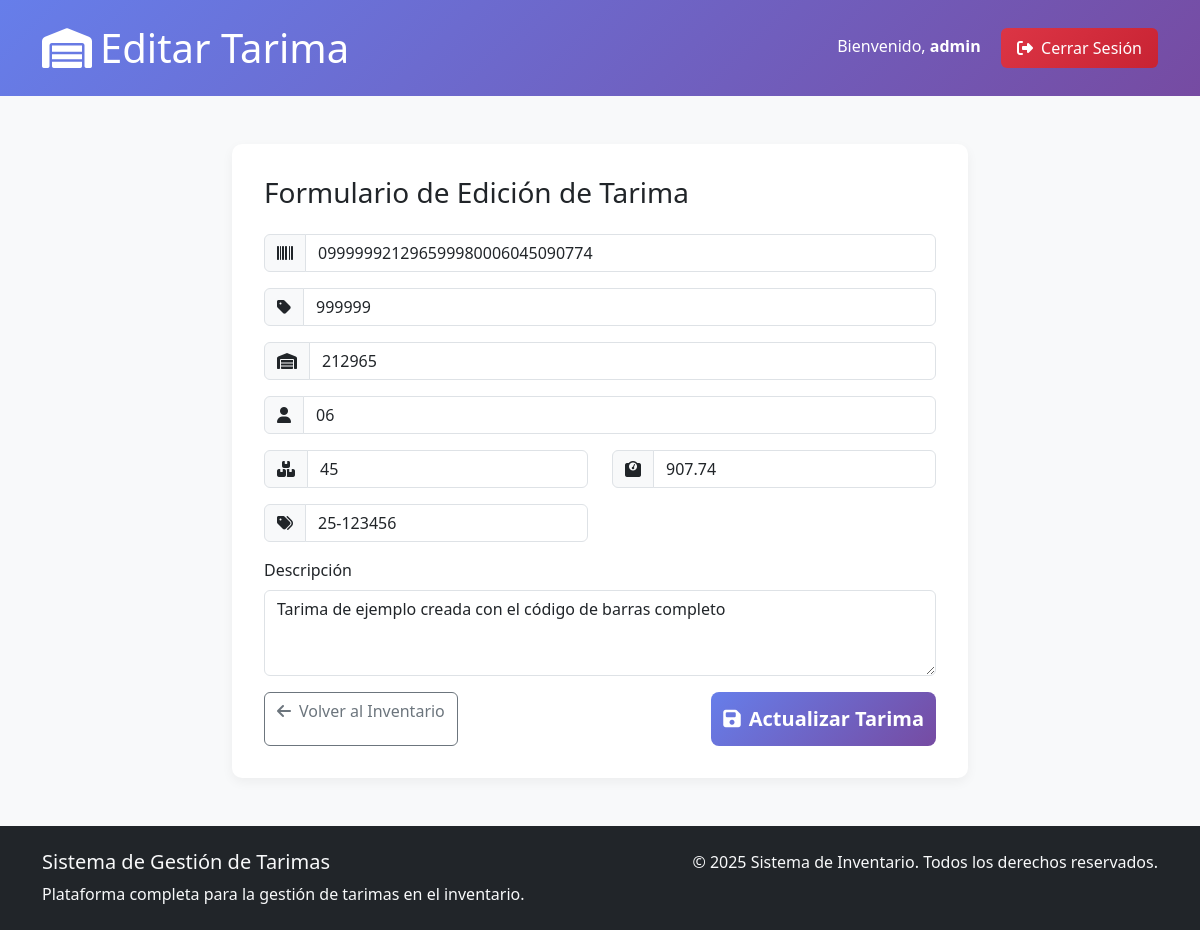
Screenshot of /tarimas/editar_tarima/1 (signed in) with the database file from the repository.
### tables this page shows
CREATE TABLE tarimas (
    id_tarima INT AUTO_INCREMENT PRIMARY KEY,
    codigo_barras VARCHAR(30) NOT NULL,
    numero_producto VARCHAR(6) NOT NULL,
    numero_tarima VARCHAR(6) NOT NULL,
    numero_usuario VARCHAR(2) NOT NULL,
    cantidad_cajas INT NOT NULL,
    peso DECIMAL(10,2) DEFAULT 0.00,
    numero_venta VARCHAR(10) NOT NULL,
    descripcion TEXT,
    id_usuario INT,
    fecha_registro TIMESTAMP DEFAULT CURRENT_TIMESTAMP,
    FOREIGN KEY (id_usuario) REFERENCES usuarios(id_usuario) ON DELETE SET NULL ON UPDATE CASCADE
);

### controllers/TarimaController.php (called while the page is built, shortened)
<?php
require_once __DIR__ . '/../models/Tarima.php';
class TarimaController extends Controller {
    private $tarimaModel;
    public function __construct() {
        $this->tarimaModel = new Tarima();
    }
    public function editarTarima($id) {
        $stmt = $this->tarimaModel->getConnection()->prepare("SELECT * FROM tarimas WHERE id_tarima = ?");
        $stmt->execute([$id]);
        $tarima = $stmt->fetch(PDO::FETCH_ASSOC);
        $data = [
            'username' => $_SESSION['username'],
            'tarima' => $tarima,
            'role' => $_SESSION['role']
        ];
        $this->view('tarimas/editar_tarima', $data);
    }
}

### models/Database.php (called while the page is built)
<?php
class Database {
    private static $instance = null;
    private $pdo;
    private function __construct() {
        try {
            $this->pdo = new PDO("mysql:host=" . DB_HOST . ";dbname=" . DB_NAME, DB_USER, DB_PASS);
            $this->pdo->setAttribute(PDO::ATTR_ERRMODE, PDO::ERRMODE_EXCEPTION);
        } catch(PDOException $e) {
            die("Error de conexión: " . $e->getMessage());
        }
    }
    public static function getInstance() {
        if (self::$instance === null) {
            self::$instance = new self();
        }
        return self::$instance;
    }
    public function getConnection() {
        return $this->pdo;
    }
}

### models/Tarima.php (called while the page is built, shortened)
<?php
require_once __DIR__ . '/Database.php';
class Tarima {
    private $db;
    public function __construct() {
        $this->db = Database::getInstance()->getConnection();
    }
    public function getConnection() {
        return $this->db;
    }
}

### views/tarimas/editar_tarima.php (the view, shortened to what this page needs)
<header class="form-header">
    <div class="container">
        <div class="row align-items-center">
            <div class="col-md-8">
                <h1 class="mb-0"><i class="fas fa-warehouse me-2"></i>Editar Tarima</h1>
            </div>
            <div class="col-md-4 text-md-end">
                <span class="me-3">Bienvenido, <strong><?= htmlspecialchars($username ?? ''); ?></strong></span>
                <a href="<?= BASE_URL ?>/auth/logout" class="btn logout-btn text-white">
                    <i class="fas fa-sign-out-alt me-1"></i> Cerrar Sesión
                </a>
            </div>
        </div>
    </div>
</header>
<div class="container my-5">
    <div class="row justify-content-center">
        <div class="col-lg-8">
            <div class="form-card">
                <h3 class="mb-4">Formulario de Edición de Tarima</h3>
                <?php if (isset($tarima)): ?>
                    <form method="POST" action="<?= BASE_URL ?>/tarimas/actualizar_tarima/<?= $tarima['id_tarima']; ?>">
                        <div class="input-group has-validation mb-3">
                            <span class="input-group-text"><i class="fas fa-barcode"></i></span>
                            <input type="number" class="form-control" id="codigoBarras" name="codigoBarras" value="<?= htmlspecialchars($tarima['codigo_barras'] ?? ''); ?>" required step="1" oninput="limitLength(this, 30)">
                        </div>
                        <div class="input-group has-validation mb-3">
                            <span class="input-group-text"><i class="fas fa-tag"></i></span>
                            <input type="number" class="form-control" id="numeroProducto" name="numeroProducto" value="<?= htmlspecialchars($tarima['numero_producto'] ?? ''); ?>" required step="1" oninput="limitLength(this, 6)">
                        </div>
                        <div class="input-group has-validation mb-3">
                            <span class="input-group-text"><i class="fas fa-warehouse"></i></span>
                            <input type="number" class="form-control" id="numeroTarima" name="numeroTarima" value="<?= htmlspecialchars($tarima['numero_tarima'] ?? ''); ?>" required step="1" oninput="limitLength(this, 6)">
                        </div>
                        <div class="input-group has-validation mb-3">
                            <span class="input-group-text"><i class="fas fa-user"></i></span>
                            <input type="number" class="form-control" id="numeroUsuario" name="numeroUsuario" value="<?= htmlspecialchars($tarima['numero_usuario'] ?? ''); ?>" required step="1" oninput="limitLength(this, 2)">
                        </div>
                        <div class="row">
                            <div class="col-md-6">
                                <div class="input-group has-validation mb-3">
                                    <span class="input-group-text"><i class="fas fa-boxes"></i></span>
                                    <input type="number" class="form-control" id="cantidadCajas" name="cantidadCajas" value="<?= htmlspecialchars($tarima['cantidad_cajas'] ?? ''); ?>" required min="1" max="999" step="1" oninput="limitLength(this, 3)">
                                </div>
                            </div>
                            <div class="col-md-6">
                                <div class="input-group has-validation mb-3">
                                    <span class="input-group-text"><i class="fas fa-weight"></i></span>
                                    <input type="number" class="form-control" id="peso" name="peso" value="<?= htmlspecialchars($tarima['peso'] ?? ''); ?>" min="0" max="9999.99" step="0.01">
                                </div>
                            </div>
                        </div>
                        <div class="row">
                            <div class="col-md-6">
                                <div class="input-group has-validation mb-3">
                                    <span class="input-group-text"><i class="fas fa-tags"></i></span>
                                    <input type="text" class="form-control" id="numeroVenta" name="numeroVenta" value="<?= htmlspecialchars($tarima['numero_venta'] ?? ''); ?>" required pattern="25-\d{6}">
                                </div>
                            </div>
                        </div>
                        <div class="mb-3">
                            <label for="descripcion" class="form-label">Descripción</label>
                            <textarea class="form-control" id="descripcion" name="descripcion" rows="3" placeholder="Descripción adicional de la tarima"><?= htmlspecialchars($tarima['descripcion'] ?? ''); ?></textarea>
                        </div>
                        <div class="d-flex justify-content-between">
                            <a href="<?= BASE_URL ?>/tarimas" class="btn btn-outline-secondary">
                                <i class="fas fa-arrow-left me-2"></i>Volver al Inventario
                            </a>
                            <button type="submit" class="btn btn-submit btn-lg btn-focus-animation">
                                <i class="fas fa-save me-2"></i>Actualizar Tarima
                            </button>
                        </div>
                    </form>
                <?php endif; ?>
            </div>
        </div>
    </div>
</div>

### views/layouts/main.php (style rules this page uses)
body { background-color: #f8f9fa; font-family: 'Segoe UI', Tahoma, Geneva, Verdana, sans-serif; display: flex; flex-direction: column; min-height: 100vh; }
.form-header { background: linear-gradient(135deg, #667eea 0%, #764ba2 100%); color: white; padding: 1.5rem 0; }
.form-card { background: white; border-radius: 10px; box-shadow: 0 4px 12px rgba(0,0,0,0.05); padding: 2rem; }
.input-group { margin-bottom: 1.5rem; }
.btn-submit { background: linear-gradient(135deg, #667eea 0%, #764ba2 100%); border: none; padding: 12px; font-weight: 600; color: white !important; }
.logout-btn { background: linear-gradient(135deg, #dc3545 0%, #c82333 100%); border: none; padding: 8px 16px; font-weight: 500; }

### views/tarimas/editar_tarima.php (style rules this page uses)
.btn-focus-animation { transition: box-shadow 0.3s ease; position: relative; overflow: hidden; }

### rows the page displays
tarimas: codigoBarras "099999921296599980006045090774", numeroProducto "999999", numeroTarima "212965", numeroUsuario "06", cantidadCajas "45", peso "907.74", numeroVenta "25-123456", descripcion "Tarima de ejemplo creada con el código de barras completo"

### other values shown
$username "admin"
